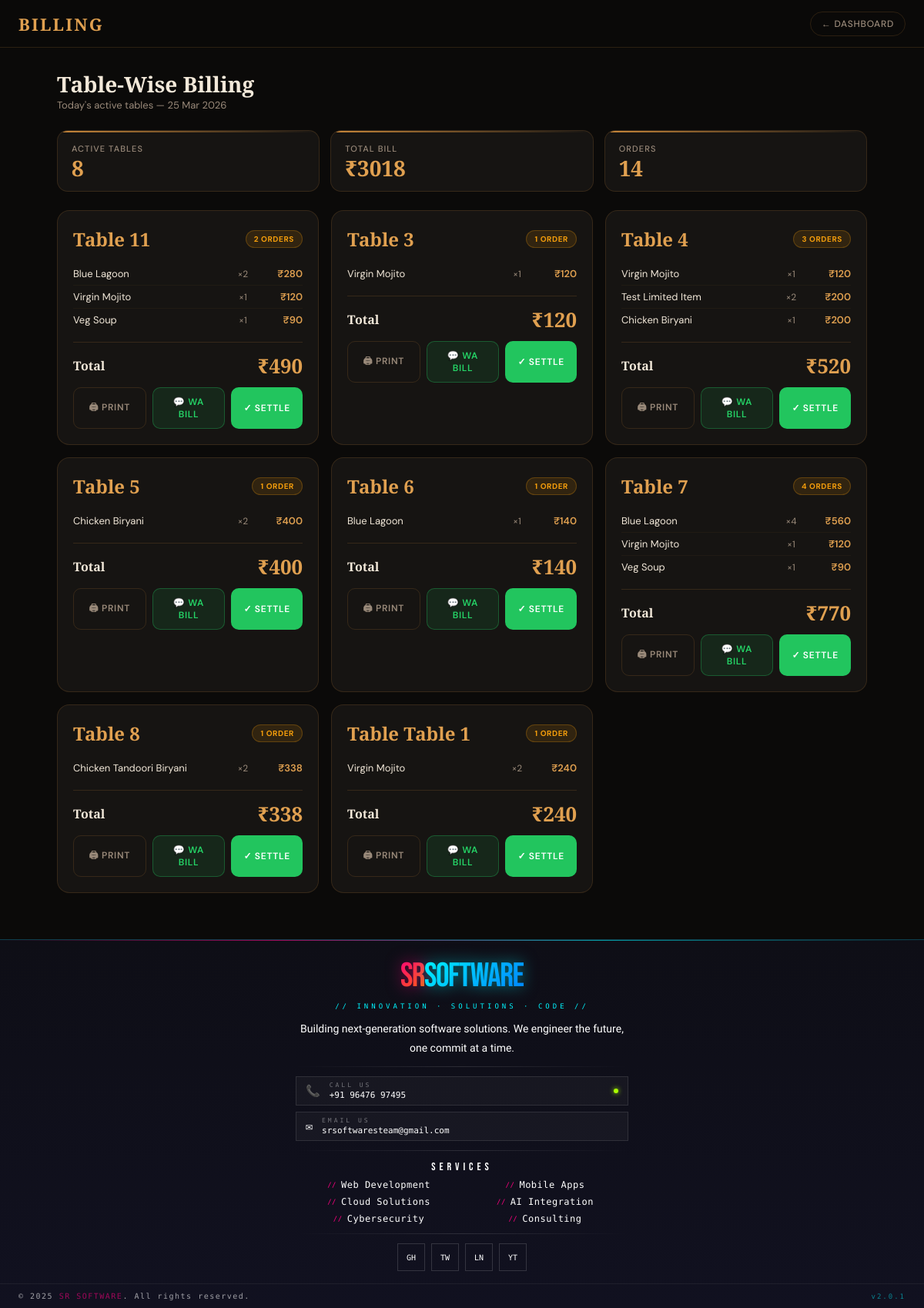
/billing (signed in), run on the app's committed database.
### models.py (models this page shows)
class Order(db.Model):
    __tablename__ = 'orders'
    id = db.Column(db.Integer, primary_key=True)
    user_id = db.Column(db.Integer, db.ForeignKey('users.id'), nullable=False)
    table_no = db.Column(db.String(20), nullable=False)
    items = db.Column(db.Text)  # backward compat with old orders
    notes = db.Column(db.String(500), default='')
    total = db.Column(db.Float, default=0)
    status = db.Column(db.String(20), default='pending')
    created_at = db.Column(db.DateTime, default=datetime.now)
    order_items = db.relationship('OrderItem', backref='order', lazy=True, cascade='all, delete-orphan')

class OrderItem(db.Model):
    __tablename__ = 'order_items'
    id = db.Column(db.Integer, primary_key=True)
    order_id = db.Column(db.Integer, db.ForeignKey('orders.id'), nullable=False)
    item_name = db.Column(db.String(200), nullable=False)
    price = db.Column(db.Float, nullable=False)
    quantity = db.Column(db.Integer, default=1)

### blueprints/menu_bp.py (the view)
@menu_bp.route('/billing')
@login_required
def billing():
    from datetime import datetime
    from collections import defaultdict
    orders = Order.query.filter(
        Order.user_id == session['user_id'],
        Order.status.notin_(['settled', 'cancelled'])
    ).order_by(Order.table_no, Order.created_at).all()
    table_map = defaultdict(lambda: {'orders': [], 'items_map': {}, 'total': 0})
    for o in orders:
        t = table_map[o.table_no]
        t['orders'].append(o)
        t['total'] += o.total
        for oi in o.order_items:
            key = oi.item_name
            if key in t['items_map']:
                t['items_map'][key]['qty'] += oi.quantity
                t['items_map'][key]['subtotal'] += oi.price * oi.quantity
            else:
                t['items_map'][key] = {
                    'name': oi.item_name,
                    'qty': oi.quantity,
                    'price': oi.price,
                    'subtotal': oi.price * oi.quantity
                }
    tables = []
    for tno, data in sorted(table_map.items(), key=lambda x: x[0]):
        tables.append({
            'table_no': tno,
            'orders': data['orders'],
            'line_items': list(data['items_map'].values()),
            'total': data['total']
        })
    grand_total = sum(t['total'] for t in tables)
    total_orders = len(orders)
    user = db.session.get(User, session['user_id'])
    return render_template('billing.html',
                           username=session['username'],
                           tables=tables,
                           grand_total=grand_total,
                           total_orders=total_orders,
                           today=datetime.now().date().strftime('%d %b %Y'),
                           logo=user.logo,
                           address=user.address or '',
                           upi_qr=user.upi_qr)

### blueprints/menu_bp.py (called while the page is built)
def login_required(f):
    @wraps(f)
    def decorated(*args, **kwargs):
        if 'user_id' not in session:
            return redirect('/')
        return f(*args, **kwargs)
    return decorated

### security.py (called while the page is built)
def get_csrf_token():
    token = session.get(CSRF_SESSION_KEY)
    if not token:
        token = secrets.token_urlsafe(32)
        session[CSRF_SESSION_KEY] = token
    return token

def init_csrf_protection(app):
    @app.before_request
    def csrf_protect():
        if request.method in SAFE_METHODS:
            return
        validate_csrf_token()
    @app.context_processor
    def inject_csrf_token():
        return {"csrf_token": get_csrf_token()}

### templates/billing.html (shortened to what this page needs)
<!DOCTYPE html>
<html lang="en">
<head>
</head>
<body>
  {% if not request.args.get('embedded') %}
  <nav class="nav">
    <span class="nav-brand">Billing</span>
    <div style="display:flex;gap:8px">
      <a class="nav-chip" href="/dashboard">← Dashboard</a>
    </div>
  </nav>
  {% endif %}
  <div class="page">
    <div class="page-header">
      <div>
        <div class="page-title">Table-Wise Billing</div>
        <div class="page-subtitle">Today's active tables — {{today}}</div>
      </div>
    </div>
    <div class="stats-row no-print">
      <div class="stat-card" style="animation-delay:0s">
        <div class="stat-label">Active Tables</div>
        <div class="stat-value">{{tables|length}}</div>
      </div>
      <div class="stat-card" style="animation-delay:0.06s">
        <div class="stat-label">Total Bill</div>
        <div class="stat-value">₹{{grand_total|int}}</div>
      </div>
      <div class="stat-card" style="animation-delay:0.12s">
        <div class="stat-label">Orders</div>
        <div class="stat-value">{{total_orders}}</div>
      </div>
    </div>
    {% if tables %}
    <div class="table-grid">
      {% for t in tables %}
      <div class="table-card" id="table-{{t.table_no}}" style="animation-delay:{{loop.index0 * 0.06}}s"
        data-table="{{t.table_no}}" data-total="{{t.total|int}}">
        <div class="tc-header">
          <div class="tc-table-no">Table {{t.table_no}}</div>
          <span class="tc-badge active">{{t.orders|length}} order{{ 's' if t.orders|length > 1 }}</span>
        </div>
        <div class="tc-items">
          {% for item in t.line_items %}
          <div class="tc-item-row" data-name="{{item.name}}" data-qty="{{item.qty}}" data-price="{{item.subtotal|int}}">
            <span class="tc-item-name">{{item.name}}</span>
            <span class="tc-item-qty">×{{item.qty}}</span>
            <span class="tc-item-price">₹{{item.subtotal|int}}</span>
          </div>
          {% endfor %}
        </div>
        <div class="tc-total-row">
          <span class="tc-total-label">Total</span>
          <span class="tc-total-val">₹{{t.total|int}}</span>
        </div>
        <div class="tc-actions">
          <button class="tc-btn print" onclick="askPayment('{{t.table_no}}')">🖨 Print</button>
          <button class="tc-btn wa" onclick="openWaModal('{{t.table_no}}')">💬 WA Bill</button>
          <button class="tc-btn settle" onclick="settleTable('{{t.table_no}}')">✓ Settle</button>
        </div>
      </div>
      {% endfor %}
    </div>
    {% else %}
    <div class="no-tables">
      <div class="nt-icon">🪑</div>
      <p>No active table bills today</p>
    </div>
    {% endif %}
  </div>
  {% include 'sr_footer.html' %}
</body>
</html>

### templates/sr_footer.html (shortened to what this page needs)
<div class="sr-footer-wrapper">
    <footer>
        <div class="ft-topbar"></div>
        <div class="ft-inner">
            <div class="ft-logo"><span class="s">SR</span><span class="r">SOFTWARE</span></div>
            <div class="ft-tagline">// Innovation · Solutions · Code //</div>
            <p class="ft-desc">Building next-generation software solutions. We engineer the future, one commit at a
                time.</p>
            <div class="ft-rule"></div>
            <div class="ft-contact">
                <a class="ft-contact-item" href="tel:+919647697495">
                    <span class="ci-icon">📞</span>
                    <div class="ci-label">
                        <span>Call Us</span>
                        <span>+91 96476 97495</span>
                    </div>
                    <div class="ci-live"></div>
                </a>
                <a class="ft-contact-item" href="mailto:srsoftwaresteam@gmail.com">
                    <span class="ci-icon">✉</span>
                    <div class="ci-label">
                        <span>Email Us</span>
                        <span>srsoftwaresteam@gmail.com</span>
                    </div>
                </a>
            </div>
            <div class="ft-rule"></div>
            <div class="ft-services">
                <div class="ft-col-title">Services</div>
                <ul class="ft-links">
                    <li><a href="#">Web Development</a></li>
                    <li><a href="#">Mobile Apps</a></li>
                    <li><a href="#">Cloud Solutions</a></li>
                    <li><a href="#">AI Integration</a></li>
                    <li><a href="#">Cybersecurity</a></li>
                    <li><a href="#">Consulting</a></li>
                </ul>
            </div>
            <div class="ft-rule"></div>
            <div class="ft-socials">
                <div class="ft-soc">GH</div>
                <div class="ft-soc">TW</div>
                <div class="ft-soc">LN</div>
                <div class="ft-soc">YT</div>
            </div>
        </div>
        <div class="ft-bottom">
            <div class="ft-copy">© 2025 <span>SR SOFTWARE</span>. All rights reserved.</div>
            <div class="ft-version">v2.0.1</div>
        </div>
    </footer>
</div>

### templates/sr_footer.html (style rules this page uses)
.sr-footer-wrapper * { margin: 0; padding: 0; box-sizing: border-box }
.sr-footer-wrapper { font-family: 'Rajdhani', sans-serif; width: 100%; display: block; }
.sr-footer-wrapper footer { width: 100%; background: linear-gradient(180deg, #0e0e16 0%, #111120 100%); border-top: 1px solid rgba(0, 245, 255, 0.2); }
.sr-footer-wrapper .ft-topbar { height: 1px; background: linear-gradient(90deg, transparent, rgba(255, 0, 128, 0.6) 30%, rgba(0, 245, 255, 0.6) 65%, transparent); }
.sr-footer-wrapper .ft-inner { max-width: 480px; margin: 0 auto; padding: 24px 24px 16px; display: flex; flex-direction: column; align-items: center; text-align: center; gap: 12px; }
.sr-footer-wrapper .ft-logo { font-family: 'Bebas Neue', sans-serif; font-size: 44px; letter-spacing: -1.5px; line-height: 1; }
.sr-footer-wrapper .ft-logo .s { background: linear-gradient(135deg, #ff0080, #ff6a00); -webkit-background-clip: text; -webkit-text-fill-color: transparent; background-clip: text; filter: drop-shadow(0 0 10px rgba(255, 0, 128, 0.5)); }
.sr-footer-wrapper .ft-logo .r { background: linear-gradient(135deg, #00f5ff, #0080ff); -webkit-background-clip: text; -webkit-text-fill-color: transparent; background-clip: text; filter: drop-shadow(0 0 10px rgba(0, 245, 255, 0.5)); }
.sr-footer-wrapper .ft-tagline { font-family: 'Share Tech Mono', monospace; font-size: 9px; letter-spacing: 4px; color: #00f5ff; text-transform: uppercase; }
.sr-footer-wrapper .ft-desc { font-size: 14px; color: #ffffff; line-height: 1.75; }
.sr-footer-wrapper .ft-rule { width: 100%; height: 1px; background: linear-gradient(90deg, transparent, rgba(255, 255, 255, 0.12), transparent); }
.sr-footer-wrapper .ft-contact { width: 100%; display: flex; flex-direction: column; gap: 8px; }
.sr-footer-wrapper .ft-contact-item { display: flex; align-items: center; gap: 12px; font-family: 'Share Tech Mono', monospace; font-size: 11px; color: #ffffff; text-decoration: none; padding: 6px 12px; border: 1px solid rgba(255, 255, 255, 0.1); background: rgba(255, 255, 255, 0.03); transition: border-color 0.3s, background 0.3s; }
.sr-footer-wrapper .ci-icon { font-size: 15px; flex-shrink: 0; }
.sr-footer-wrapper .ci-label { display: flex; flex-direction: column; gap: 2px; text-align: left; }
.sr-footer-wrapper .ci-label span:first-child { font-size: 8px; color: rgba(255, 255, 255, 0.4); letter-spacing: 3px; text-transform: uppercase; }
.sr-footer-wrapper .ci-label span:last-child { color: #ffffff; }
.sr-footer-wrapper .ci-live { width: 6px; height: 6px; border-radius: 50%; background: #aaff00; box-shadow: 0 0 6px #aaff00; margin-left: auto; flex-shrink: 0; animation: srblink 2.5s ease-in-out infinite; }
.sr-footer-wrapper .ft-services { width: 100%; }
.sr-footer-wrapper .ft-col-title { font-family: 'Bebas Neue', sans-serif; font-size: 14px; letter-spacing: 5px; color: #ffffff; margin-bottom: 8px; text-align: center; }
.sr-footer-wrapper .ft-links { list-style: none; display: flex; flex-wrap: wrap; justify-content: center; gap: 8px 0; }
.sr-footer-wrapper .ft-links li { width: 50%; }
.sr-footer-wrapper .ft-links li a { color: #ffffff; font-size: 12px; text-decoration: none; font-family: 'Share Tech Mono', monospace; letter-spacing: 0.5px; transition: color 0.2s; display: flex; align-items: center; justify-content: center; gap: 6px; }
.sr-footer-wrapper .ft-links li a::before { content: '//'; color: #ff0080; font-size: 9px; }
.sr-footer-wrapper .ft-socials { display: flex; gap: 8px; }
.sr-footer-wrapper .ft-soc { width: 36px; height: 36px; border: 1px solid rgba(255, 255, 255, 0.15); display: flex; align-items: center; justify-content: center; color: #ffffff; font-family: 'Share Tech Mono', monospace; font-size: 10px; cursor: pointer; transition: color 0.3s, border-color 0.3s, box-shadow 0.3s; }
.sr-footer-wrapper .ft-bottom { border-top: 1px solid rgba(255, 255, 255, 0.06); padding: 10px 24px; display: flex; justify-content: space-between; align-items: center; flex-wrap: wrap; gap: 8px; }
.sr-footer-wrapper .ft-copy { font-family: 'Share Tech Mono', monospace; font-size: 10px; color: #ffffff; letter-spacing: 1.5px; opacity: 0.6; }
.sr-footer-wrapper .ft-copy span { color: #ff0080; opacity: 1; }
.sr-footer-wrapper .ft-version { font-family: 'Share Tech Mono', monospace; font-size: 9px; color: rgba(0, 245, 255, 0.5); letter-spacing: 2px; }

### data on the page
Order: table_no "11", orders|length "2", orders "S", total "490"
OrderItem: name "Blue Lagoon", qty "2", subtotal "280"
OrderItem: name "Virgin Mojito", qty "1", subtotal "120"
OrderItem: name "Veg Soup", qty "1", subtotal "90"
OrderItem: name "Virgin Mojito", qty "1", subtotal "120"
OrderItem: name "Virgin Mojito", qty "1", subtotal "120"
OrderItem: name "Test Limited Item", qty "2", subtotal "200"
OrderItem: name "Chicken Biryani", qty "1", subtotal "200"
OrderItem: name "Chicken Biryani", qty "2", subtotal "400"
OrderItem: name "Blue Lagoon", qty "1", subtotal "140"
OrderItem: name "Blue Lagoon", qty "4", subtotal "560"
OrderItem: name "Virgin Mojito", qty "1", subtotal "120"
OrderItem: name "Veg Soup", qty "1", subtotal "90"
OrderItem: name "Chicken Tandoori Biryani", qty "2", subtotal "338"
Order: table_no "Table 1", orders|length "1", total "240"
OrderItem: name "Virgin Mojito", qty "2", subtotal "240"

### other printed values
{{ tables|length }} "8"
{{ grand_total|int }} "3018"
{{ total_orders }} "14"
{{ t.table_no }} "3" "4" "5" "6" "7" "8"
{{ t.orders|length }} "1" "3" "1" "1" "4" "1"
{{ t.total|int }} "120" "520" "400" "140" "770" "338"
{{ 's' if t.orders|length > 1 }} "S" "S"
